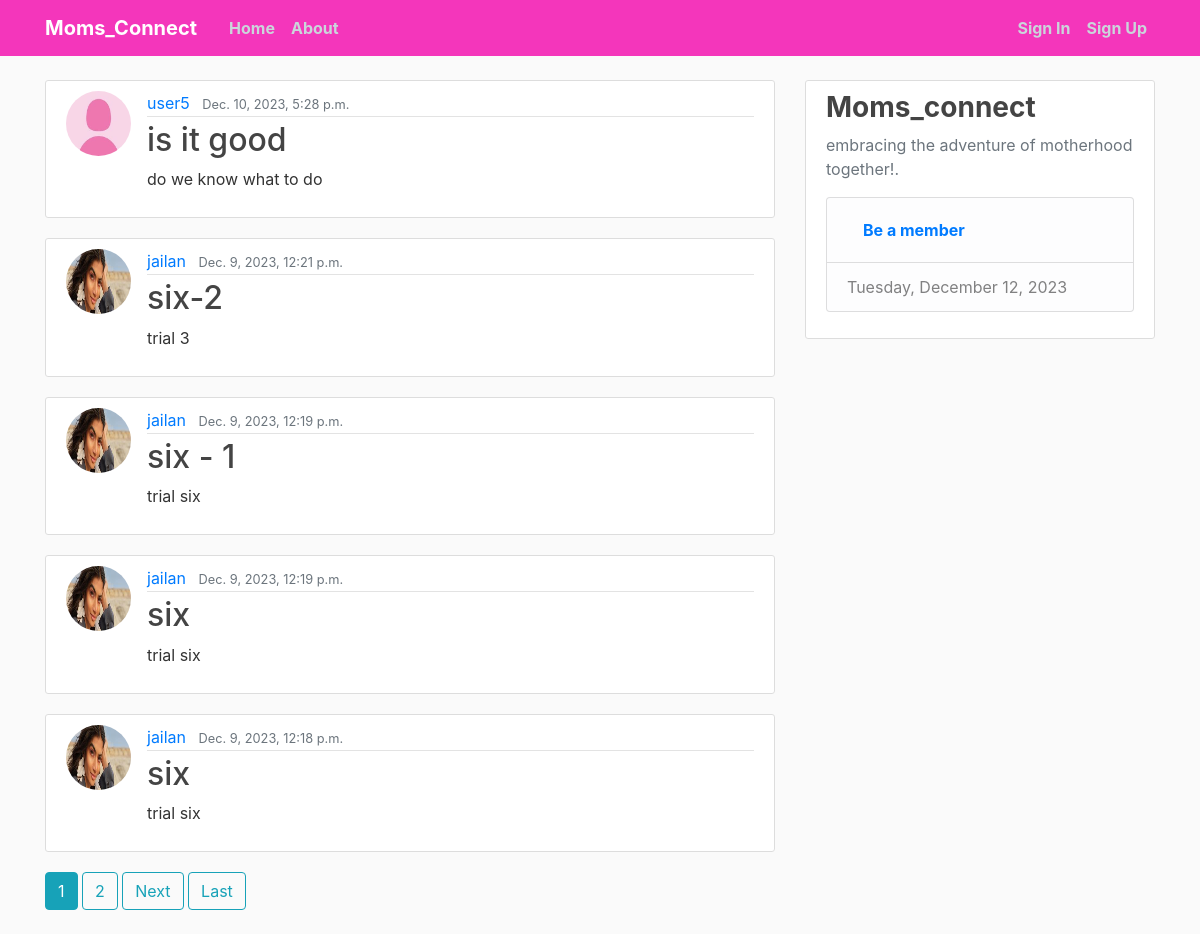
The app's page /, older data.
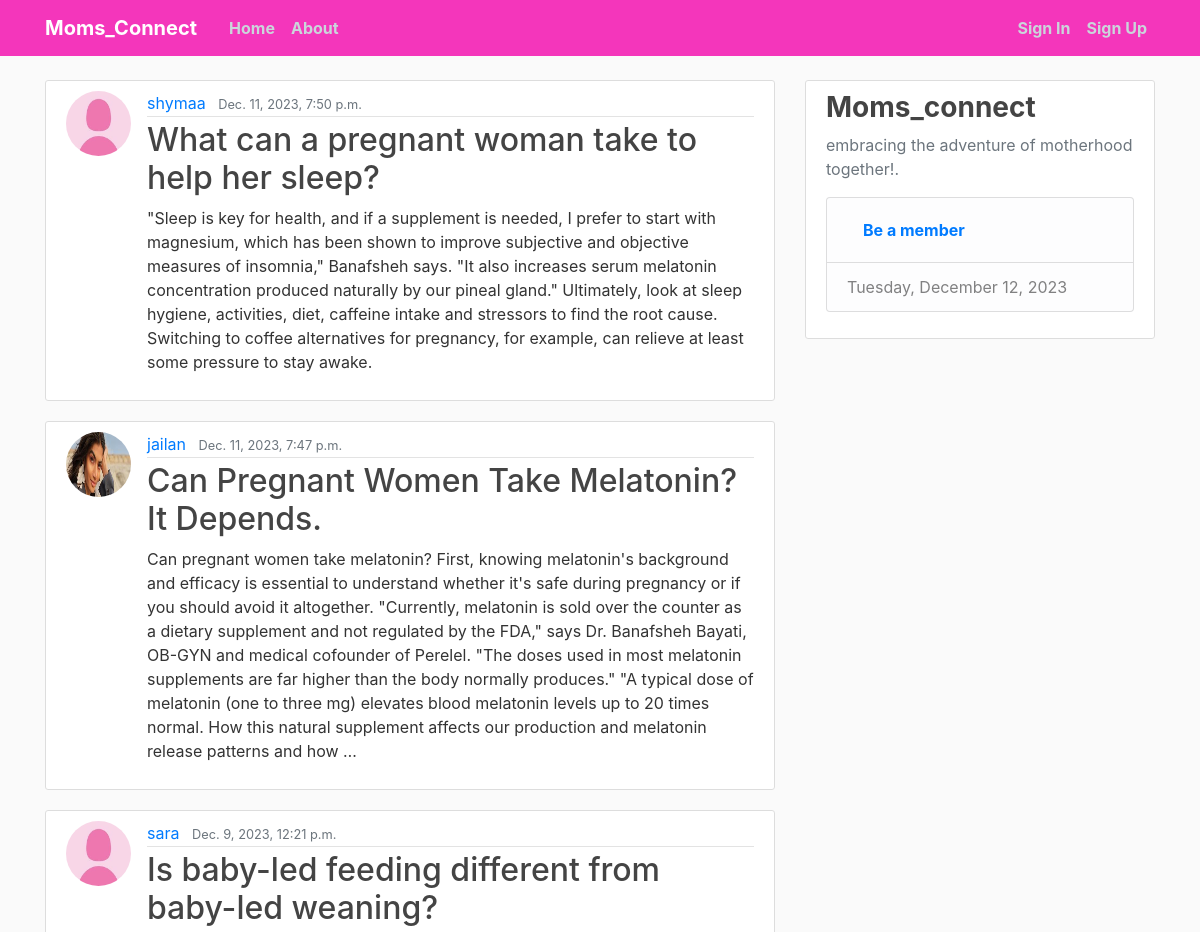
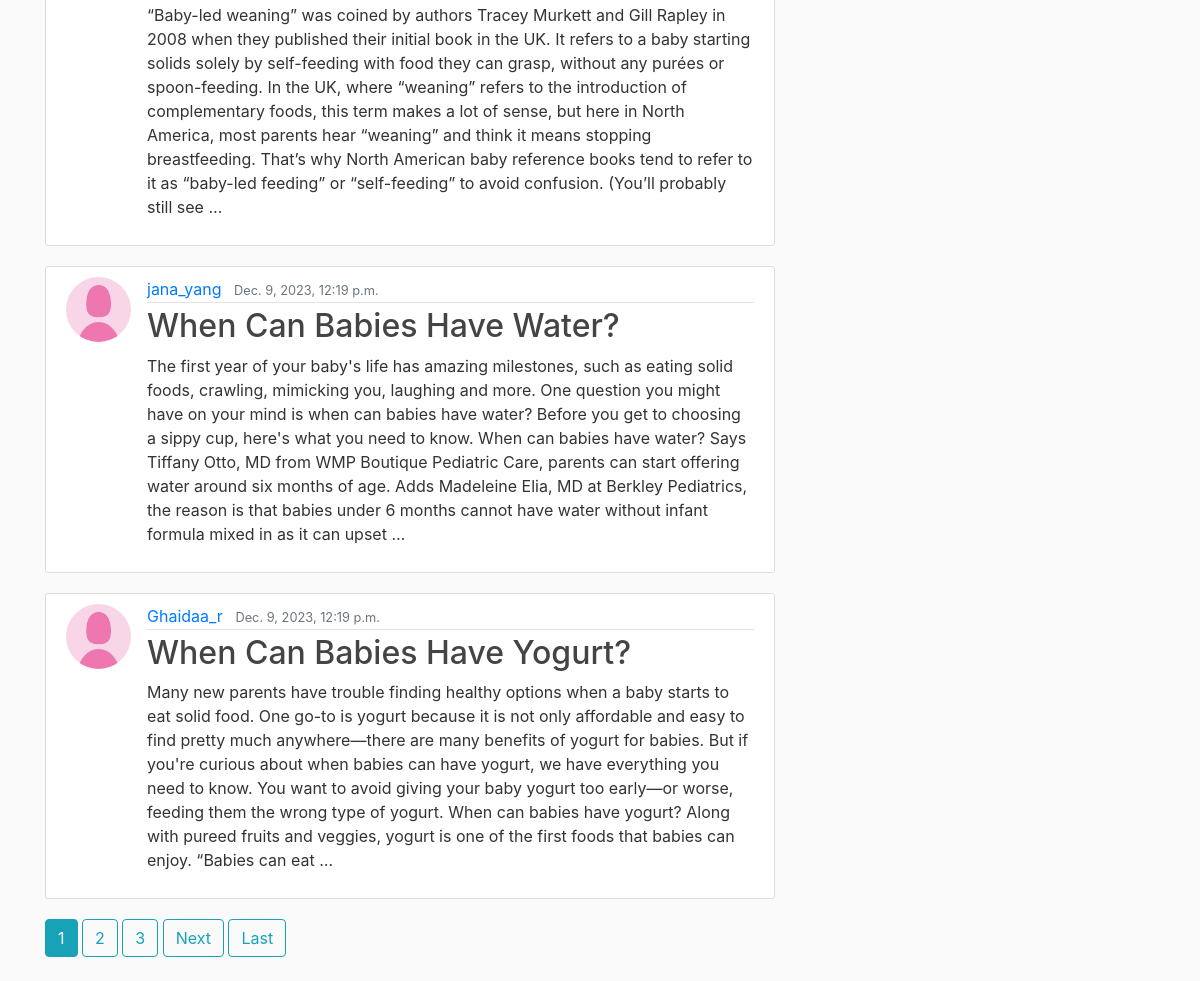
The same page, newer data (2 pictures, top to bottom).
### blog/models.py (models this page shows, shortened)
class Post(models.Model):
    title = models.CharField(max_length=200)
    content = models.TextField()
    date_posted = models.DateTimeField(default=timezone.now)
    author = models.ForeignKey(User, on_delete=models.CASCADE)

### users/models.py (models this page shows, shortened)
class Profile(models.Model):
    user = models.OneToOneField(User, on_delete=models.CASCADE)
    Bio = models.CharField(max_length=1000, blank=True)
    image = models.ImageField(default='default.jpg', upload_to='profile_photos')

### blog/views.py (the view)
# urls.py: path('', PostListView.as_view(), name='blog-home'),
class PostListView(ListView):
    model = Post
    template_name = 'blog/home.html'
    context_object_name = 'posts'
    ordering = ['-date_posted']
    paginate_by = 5

### templates/blog/home.html
{% extends "base.html" %}
{% block content %}
    {% for post in posts %}
    <article class="media content-section">
      <img class="rounded-circle article-img" src="{{ post.author.profile.image.url }}">
        <div class="media-body">
          <div class="article-metadata">
            <a class="mr-2" href="{% url 'blog-user-posts' post.author.username %}">{{ post.author }}</a>
            <small class="text-muted">{{ post.date_posted }}</small>
          </div>
          <h2><a class="article-title" href="{% url 'blog-post-detail' post.id %}">{{ post.title }}</a></h2>
          <p class="article-content">{{ post.content|truncatewords:100|safe }}</p>
        </div>
    </article>
    {% endfor %}
    {% for num in page_obj.paginator.page_range %}
        {% if page_obj.number == num %}
          <a class="btn btn-info mb-4" href="?page={{ num }}">{{ num }}</a>
        {% elif num > page_obj.number|add:'-3' and num < page_obj.number|add:'3' %}
          <a class="btn btn-outline-info mb-4" href="?page={{ num }}">{{ num }}</a>
        {% endif %}
      {% endfor %}
      {% if page_obj.has_next %}
        <a class="btn btn-outline-info mb-4" href="?page={{ page_obj.next_page_number }}">Next</a>
        <a class="btn btn-outline-info mb-4" href="?page={{ page_obj.paginator.num_pages }}">Last</a>
      {% endif %}
{% endblock content %}

### templates/base.html (shortened to what this page needs)
{% load static %}
<!DOCTYPE html>
<html lang="en">
    <link rel="stylesheet" href="https://cdn.jsdelivr.net/npm/bootstrap@4.0.0/dist/css/bootstrap.min.css">
    <link rel="stylesheet"  href="{% static 'css/main.css' %}">
</head>
<body>
  <header class="site-header">
    <nav class="navbar navbar-expand-md navbar-dark bg-steel fixed-top">
      <div class="container">
        <a class="navbar-brand mr-4" href="{% url 'blog-home' %}"><b>Moms_Connect</b></a>
        <div class="collapse navbar-collapse" id="navbarToggle">
          <div class="navbar-nav mr-auto">
            <a class="nav-item nav-link" href="{% url 'blog-home' %}"><b>Home</b></a>
            <a class="nav-item nav-link" href="{% url 'blog-about' %}"><b>About</b></a>
          </div>
          <div class="navbar-nav">
            {% if user.is_authenticated %}
            <a class="nav-item nav-link" href="{% url 'logout' %}"><b>Logout</b></a>
            {% else %}
            <a class="nav-item nav-link" href="{% url 'login' %}"><b>Sign In</b></a>
            <a class="nav-item nav-link" href="{% url 'users-register' %}"><b>Sign Up</b></a>
            {% endif %}
          </div>
        </div>
      </div>
    </nav>
  </header>
    <main role="main" class="container">
        <div class="row">
          <div class="col-md-8">
            {% block content %}{% endblock %}
          </div>
          <div class="col-md-4">
            <div class="content-section">
              <h3><b>Moms_connect</b></h3>
              <p class='text-muted'>embracing the adventure of motherhood together!.
                <ul class="list-group">
                  {% if user.is_authenticated %}
                  <li class="list-group-item list-group-item-light" id="currentDateTime">Calendars</li>
                  <li class="list-group-item list-group-item-light"><a class="nav-item nav-link" href="{% url 'users-profile' %}"><b>profile</b></a></li>
                  <li class="list-group-item list-group-item-light"><a class="nav-item nav-link" href="{% url 'blog-post-create' %}"><b>New Post</b></a></li>
                  {% else %}
                  <li class="list-group-item list-group-item-light"><a class="nav-item nav-link" href="{% url 'users-register' %}"><b>Be a member</b></a></li>
                  <li class="list-group-item list-group-item-light" id="currentDateTime">Calendars</li>
                  {% endif %}
                </ul>
              </p>
            </div>
          </div>
        </div>
    </main>
</body>
</html>

### Mommyblog/static/css/main.css (style rules this page uses)
body { background: #fafafa; color: #333333; margin-top: 5rem; }
h1, h2, h3, h4, h5, h6 { color: #444444; }
ul { margin: 0; }
.bg-steel { background-color: #f436bb; }
.site-header .navbar-nav .nav-link { color: #cbd5db; }
.content-section { background: #ffffff; padding: 10px 20px; border: 1px solid #dddddd; border-radius: 3px; margin-bottom: 20px; }
.article-title { color: #444444; }
.article-content { white-space: pre-line; }
.article-img { height: 65px; width: 65px; margin-right: 16px; }
.article-metadata { padding-bottom: 1px; margin-bottom: 4px; border-bottom: 1px solid #e3e3e3 }

### templates/base.html (style rules this page uses)
body { background-image: url("https://img.pikbest.com/backgrounds/20220119/mother-baby-gynecology-woman-pink_6245648.jpg!sw800"); background-size: cover; background-repeat: no-repeat; background-attachment: fixed; }

Row changes from the older to the newer data that the page shows:
removed Post: author.profile.image (placeholder picture), author "user5", date_posted "Dec. 10, 2023, 5:28 p.m.", title "is it good", content "do we know what to do"
no longer on this page (row edited): Post: author.profile.image (picture), author "jailan", date_posted "Dec. 9, 2023, 12:18 p.m.", title "six", content "trial six"
added Post: author.profile.image (placeholder picture), author "shymaa", date_posted "Dec. 11, 2023, 7:50 p.m.", title "What can a pregnant woman take to help her sleep?", content "\"Sleep is key for health, and if a supplement is needed, I prefer to start with magnesium, which has been shown to improve subjective and objective measures of insomnia,\" Banafsheh says. \"It also increases serum melatonin concentration produced naturally by our pineal gland.\" Ultimately, look at sleep hygiene, activities, diet, caffeine intake and stressors to find the root cause. Switching to coffee alternatives for pregnancy, for example, can relieve at least some pressure to stay awake."
added Post: author.profile.image (picture), author "jailan", date_posted "Dec. 11, 2023, 7:47 p.m.", title "Can Pregnant Women Take Melatonin? It Depends.", content "Can pregnant women take melatonin? First, knowing melatonin's background and efficacy is essential to understand whether it's safe during pregnancy or if you should avoid it altogether. \"Currently, melatonin is sold over the counter as a dietary supplement and not regulated by the FDA,\" says Dr. Banafsheh Bayati, OB-GYN and medical cofounder of Perelel. \"The doses used in most melatonin supplements are far higher than the body normally produces.\" \"A typical dose of melatonin (one to three mg) elevates blood melatonin levels up to 20 times normal. How this natural supplement affects our production and melatonin release patterns and how …"
changed Post: author.profile.image: picture removed, a placeholder shows; author "jailan" → "sara"; title "six-2" → "Is baby-led feeding different from baby-led weaning?"; content "trial 3" → "“Baby-led weaning” was coined by authors Tracey Murkett and Gill Rapley in 2008 when they published their initial book in the UK. It refers to a baby starting solids solely by self-feeding with food they can grasp, without any purées or spoon-feeding. In the UK, where “weaning” refers to the introduction of complementary foods, this term makes a lot of sense, but here in North America, most parents hear “weaning” and think it means stopping breastfeeding. That’s why North American baby reference books tend to refer to it as “baby-led feeding” or “self-feeding” to avoid confusion. (You’ll probably still see …"
changed Post: author.profile.image: picture removed, a placeholder shows; author "jailan" → "jana_yang"; title "six - 1" → "When Can Babies Have Water?"; content "trial six" → "The first year of your baby's life has amazing milestones, such as eating solid foods, crawling, mimicking you, laughing and more. One question you might have on your mind is when can babies have water? Before you get to choosing a sippy cup, here's what you need to know. When can babies have water? Says Tiffany Otto, MD from WMP Boutique Pediatric Care, parents can start offering water around six months of age. Adds Madeleine Elia, MD at Berkley Pediatrics, the reason is that babies under 6 months cannot have water without infant formula mixed in as it can upset …"
changed Post: author.profile.image: picture removed, a placeholder shows; author "jailan" → "Ghaidaa_r"; title "six" → "When Can Babies Have Yogurt?"; content "trial six" → "Many new parents have trouble finding healthy options when a baby starts to eat solid food. One go-to is yogurt because it is not only affordable and easy to find pretty much anywhere—there are many benefits of yogurt for babies. But if you're curious about when babies can have yogurt, we have everything you need to know. You want to avoid giving your baby yogurt too early—or worse, feeding them the wrong type of yogurt. When can babies have yogurt? Along with pureed fruits and veggies, yogurt is one of the first foods that babies can enjoy. “Babies can eat …"
Text that changed along with them:
new list line: "3"
